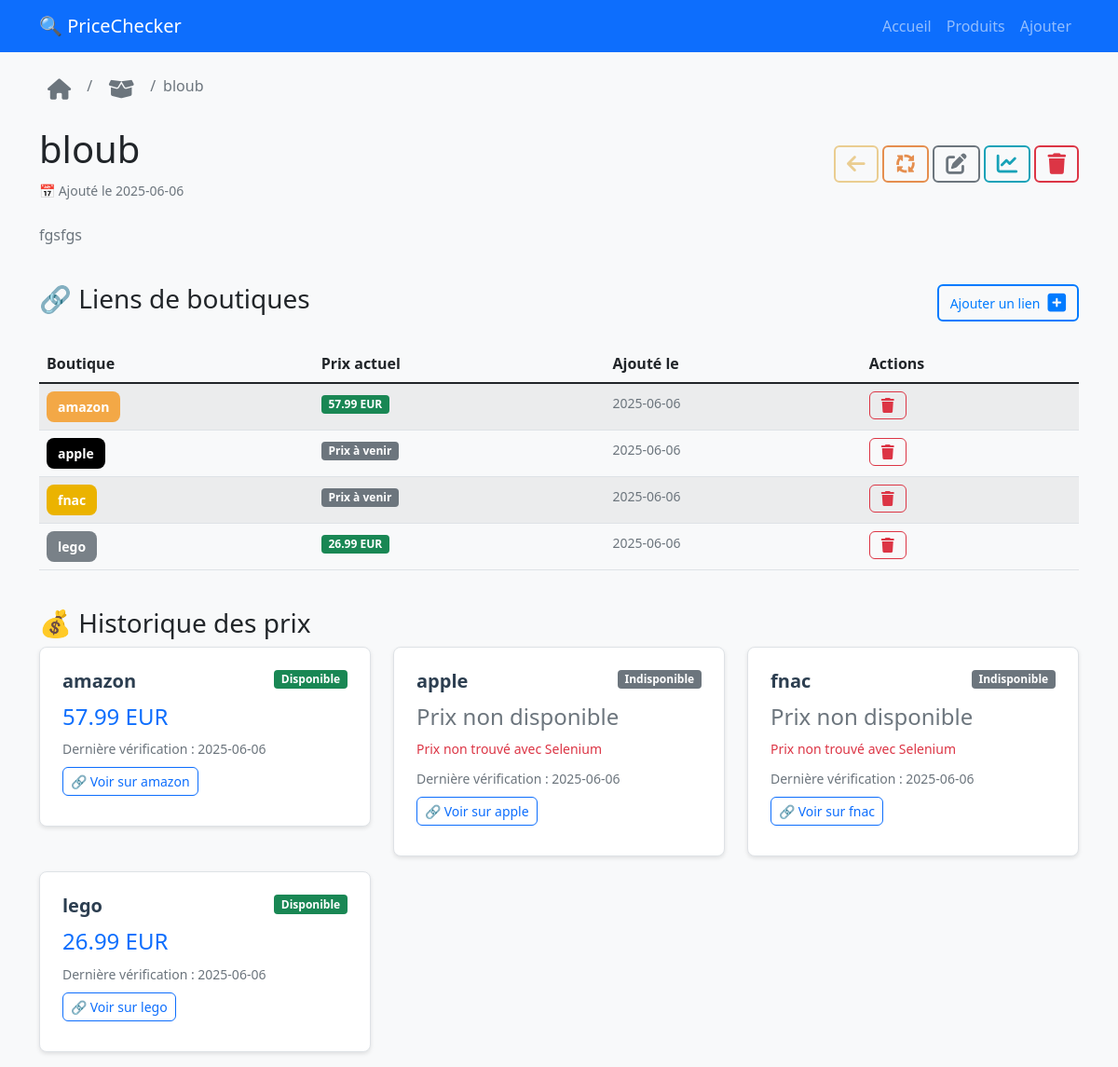
Page /product/9 on the committed database.
### tables this page shows
CREATE TABLE products (
            id INTEGER PRIMARY KEY AUTOINCREMENT,
            name TEXT NOT NULL,
            description TEXT,
            created_at DATETIME DEFAULT CURRENT_TIMESTAMP,
            updated_at DATETIME DEFAULT CURRENT_TIMESTAMP
        );

CREATE TABLE product_links (
            id INTEGER PRIMARY KEY AUTOINCREMENT,
            product_id INTEGER NOT NULL,
            shop_name TEXT NOT NULL,
            url TEXT NOT NULL,
            css_selector TEXT,
            created_at DATETIME DEFAULT CURRENT_TIMESTAMP,
            FOREIGN KEY (product_id) REFERENCES products (id) ON DELETE CASCADE
        );

CREATE TABLE price_history (
            id INTEGER PRIMARY KEY AUTOINCREMENT,
            product_link_id INTEGER NOT NULL,
            price REAL,
            currency TEXT DEFAULT 'EUR',
            is_available BOOLEAN DEFAULT TRUE,
            error_message TEXT,
            scraped_at DATETIME DEFAULT CURRENT_TIMESTAMP,
            FOREIGN KEY (product_link_id) REFERENCES product_links (id) ON DELETE CASCADE
        );

### app/routes.py (the view)
@main.route('/product/<int:product_id>')
def product_detail(product_id):
    try:
        product = get_product_by_id(product_id)
        if not product:
            flash('Produit non trouvé', 'error')
            return redirect(url_for('main.products'))
        prices = get_latest_prices(product_id)
        links = get_product_links(product_id)
        return render_template('product_detail.html',
                             product=product,
                             prices=prices,
                             links=links,
                             get_product_links=get_product_links)
    except Exception as e:
        logger.error(f"Erreur chargement produit {product_id}: {e}")
        flash(f'Erreur lors du chargement: {e}', 'error')
        return redirect(url_for('main.products'))

### database/models.py (called while the page is built)
def get_db_connection():
    try:
        if current_app:
            db_path = current_app.config.get('DATABASE_PATH', 'pricechecker.db')
        else:
            db_path = 'pricechecker.db'
        conn = sqlite3.connect(db_path)
        conn.row_factory = sqlite3.Row
        if hasattr(current_app.config, 'SQLITE_PRAGMAS'):
            for pragma, value in current_app.config.SQLITE_PRAGMAS.items():
                conn.execute(f"PRAGMA {pragma} = {value}")
        return conn
    except Exception as e:
        logger.error(f"Erreur connexion DB: {e}")
        raise

def dict_from_row(row):
    if row is None:
        return None
    return {key: row[key] for key in row.keys()}

def get_product_links(product_id):
    conn = get_db_connection()
    cursor = conn.cursor()
    rows = cursor.execute('''
                          SELECT id, shop_name, url, css_selector, created_at
                          FROM product_links
                          WHERE product_id = ?
                          ORDER BY shop_name
                          ''', (product_id,)).fetchall()
    conn.close()
    return [dict_from_row(row) for row in rows]

def get_product_by_id(product_id):
    conn = get_db_connection()
    cursor = conn.cursor()
    row = cursor.execute(
        'SELECT id, name, description, created_at, updated_at FROM products WHERE id = ?',
        (product_id,)
    ).fetchone()
    conn.close()
    return dict_from_row(row) if row else None

### app/templates/product_detail.html (shortened to what this page needs)
{% extends "base.html" %}
{% block content %}
<nav aria-label="breadcrumb" class="mb-4">
    <ol class="breadcrumb">
        <li class="breadcrumb-item"><a href="{{ url_for('main.index')  }}" class="btn btn-sm" title="Retour à l'accueil"><i class="fas fa-home"></i></a></li>
        <li class="breadcrumb-item"><a href="{{ url_for('main.products') }}" class="btn btn-sm" title="Retour aux produits"><i class="fas fa-box-open"></i></a></li>
        <li class="breadcrumb-item active" aria-current="page">{{ product.name }}</li>
    </ol>
</nav>
<div class="row">
    <div class="col-md-12">
        <div class="d-flex justify-content-between align-items-center mb-4">
    <div>
        <h1>{{ product.name }}</h1>
        <small class="text-muted">
            📅 Ajouté le {{ product.created_at.split(' ')[0] if product.created_at else 'Date inconnue' }}
        </small>
    </div>
    <div>
        <a href="{{ url_for('main.products') }}"
            class="btn btn-action-back btn-sm"
            title="Retour aux produits">
            <i class="fa-solid fa-arrow-left"></i>
        </a>
        <form method="POST" action="{{ url_for('main.quick_scrape_product', product_id=product.id) }}" class="d-inline">
            <button type="submit" class="btn btn-action-scrap btn-sm"
                onclick="this.disabled=true; this.innerHTML='<i class=\'fa-solid fa-arrows-spin\'></i> Scraping...'; this.form.submit();">
                <i class="fa-solid fa-arrows-spin"></i>
            </button>
        </form>
        <a href="{{ url_for('main.edit_product', product_id=product.id) }}"
            class="btn btn-action-edit btn-sm"
            title="Modifier le produit">
            <i class="fas fa-edit"></i>
        </a>
        <a href="{{ url_for('main.price_history', product_id=product.id) }}"
            class="btn btn-action-chart btn-sm"
            title="Historique des prix">
            <i class="fas fa-chart-line"></i>
        </a>
        <button type="button"
            class="btn btn-action-delete btn-sm"
            title="Supprimer le produit"
            onclick="confirmDeleteProduct('{{ product.id }}', '{{ product.name|e }}')">
            <i class="fas fa-trash"></i>
        </button>
    </div>
</div>
        <div class="d-flex justify-content-between align-items-start mb-4">
            <div>
                <p class="text-muted">{{ product.description or 'Aucune description' }}</p>
            </div>
        </div>
        <div class="row mb-4">
            <div class="col-md-12">
                <div class="d-flex justify-content-between align-items-center mb-4">
                <h3>🔗 Liens de boutiques</h3>
                    <div class="d-flex gap-2 justify-content-center action-buttons">
                        <a href="{{ url_for('main.add_product_link_route', product_id=product.id) }}"
                        class="btn btn-action-view btn-sm">
                        Ajouter un lien <i class="fa-solid fa-square-plus"></i>
                        </a>
                    </div>
                </div>
                {% set links = get_product_links(product.id) %}
                {% if links %}
                    <div class="table-responsive">
                        <table class="table table-striped">
                            <thead>
                                <tr>
                                    <th>Boutique</th>
                                    <th>Prix actuel</th>
                                    <th>Ajouté le</th>
                                    <th>Actions</th>
                                </tr>
                            </thead>
                            <tbody>
                                {% for link in links %}
                                <tr>
                                    <td>
                                        {% set shop_slug = link.shop_name|lower|replace(' ', '-')|replace('store', '') %}
                                        {% set shop_class = 'shop-' + shop_slug %}
                                        {% if shop_class not in ['shop-amazon', 'shop-apple', 'shop-fnac', 'shop-cdiscount', 'shop-leclerc'] %}
                                        {% set shop_class = 'shop-default' %}
                                        {% endif %}
                                        <span class="shop-badge {{ shop_class }}">
                                            <a href="{{ link.url }}" target="_blank">
                                                {{ link.shop_name }}
                                            </a>
                                        </span>
                                    </td>
                                    <td>
                                        {% set matching_prices = prices | selectattr('shop_name', 'equalto', link.shop_name) | list %}
                                        {% if matching_prices %}
                                            {% set price = matching_prices[0] %}
                                            {% if price.price %}
                                                <span class="badge bg-success">{{ "%.2f"|format(price.price) }} {{ price.currency }}</span>
                                            {% else %}
                                                <span class="badge bg-secondary">Prix à venir</span>
                                            {% endif %}
                                        {% else %}
                                            <span class="badge bg-secondary">Prix à venir</span>
                                        {% endif %}
                                    </td>
                                    <td>
                                        <small class="text-muted">
                                            {{ link.created_at.split(' ')[0] if link.created_at else 'N/A' }}
                                        </small>
                                    </td>
                                    <td>
                                        <form method="POST"
                                              action="{{ url_for('main.delete_link', product_id=product.id, link_id=link.id) }}"
                                              style="display: inline;"
                                              onsubmit="return confirm('Supprimer ce lien de {{ link.shop_name }} ?');">
                                            <button type="submit" class="btn btn-shop-delete btn-shop" title="Supprimer le lien">
                                                <i class="fas fa-trash"></i>
                                            </button>
                                        </form>
                                    </td>
                                </tr>
                                {% endfor %}
                            </tbody>
                        </table>
                    </div>
                {% else %}
                    <div class="alert alert-info">
                        <h6 class="alert-heading">ℹ️ Aucun lien configuré</h6>
                        <p class="mb-2">Aucun lien de boutique n'a encore été ajouté pour ce produit.</p>
                    </div>
                {% endif %}
            </div>
        </div>
        <div class="row">
            <div class="col-md-12">
                <h3>💰 Historique des prix</h3>
                {% if prices %}
                    <div class="row">
                        {% for price in prices %}
                        <div class="col-md-6 col-lg-4 mb-3">
                            <div class="card">
                                <div class="card-body">
                                    <div class="d-flex justify-content-between align-items-start">
                                        <h5 class="card-title">{{ price.shop_name }}</h5>
                                        {% if price.is_available and price.price %}
                                            <span class="badge bg-success">Disponible</span>
                                        {% else %}
                                            <span class="badge bg-secondary">Indisponible</span>
                                        {% endif %}
                                    </div>
                                    {% if price.price %}
                                        <h4 class="text-primary">{{ "%.2f"|format(price.price) }} {{ price.currency }}</h4>
                                    {% else %}
                                        <h4 class="text-muted">Prix non disponible</h4>
                                    {% endif %}
                                    {% if price.error_message %}
                                        <small class="text-danger">{{ price.error_message }}</small>
                                    {% endif %}
                                    <div class="mt-2">
                                        <small class="text-muted">
                                            Dernière vérification : {{ price.scraped_at.split(' ')[0] if price.scraped_at else 'Jamais' }}
                                        </small>
                                    </div>
                                    {% if price.url %}
                                    <div class="mt-2">
                                        <a href="{{ price.url }}" target="_blank" class="btn btn-sm btn-outline-primary">
                                            🔗 Voir sur {{ price.shop_name }}
                                        </a>
                                    </div>
                                    {% endif %}
                                </div>
                            </div>
                        </div>
                        {% endfor %}
                    </div>
                {% endif %}
            </div>
        </div>
    </div>
</div>
{% endblock %}

### static/css/style.css (style rules this page uses)
.breadcrumb a { text-decoration: none !important; color: #6c757d; transition: color 0.2s ease; }
.btn { border-radius: 6px; transition: all 0.15s ease; font-weight: 500; display: inline-flex !important; align-items: center !important; justify-content: center !important; text-align: center !important; }
.btn i { font-size: 1.6em; }
.btn-sm i { font-size: 1.6em; }
.btn-action-back, .btn-action-chart, .btn-action-delete, .btn-action-edit, .btn-action-scrap, .btn-action-view { background-color: transparent !important; border-width: 2px !important; border-style: solid !important; color: #6c757d !important; display: inline-flex !important; align-items: center !important; justify-content: center !important; transition: all 0.3s ease !important; min-width: 40px !important; min-height: 40px !important; gap: 0.5rem !important; padding: 0.375rem 0.75rem !important; white-space: nowrap !important; }
.btn-action-back { border-color: #eacd91 !important; color: #eacd91 !important; }
.btn-action-chart { border-color: #17a2b8 !important; color: #17a2b8 !important; }
.btn-action-delete { border-color: #dc3545 !important; color: #dc3545 !important; }
.btn-action-edit { border-color: #6c757d !important; color: #6c757d !important; }
.btn-action-scrap { border-color: #e58e4e !important; color: #e58e4e !important; }
.btn-action-view { border-color: #007bff !important; color: #007bff !important; }
.btn-shop i { font-size: 1.0em; }
.btn-shop-delete { background-color: transparent !important; border-width: 1px !important; border-style: solid !important; color: #6c757d !important; display: inline-flex !important; align-items: center !important; justify-content: center !important; transition: all 0.3s ease !important; min-width: 30px !important; min-height: 30px !important; gap: 0.5rem !important; padding: 0.375rem 0.75rem !important; white-space: nowrap !important; }
.btn-shop-delete { border-color: #dc3545 !important; color: #dc3545 !important; }
.card { box-shadow: 0 2px 4px rgba(0,0,0,0.1); transition: all 0.2s ease; border: 1px solid #dee2e6; border-radius: 8px; animation: fadeInUp 0.4s ease-out; }
.card .btn { margin-right: 0.5rem; margin-bottom: 0.5rem; }
.card:nth-child(1) { animation-delay: 0.05s; }
.card-body { padding: 1.5rem; }
.card-title { color: #2c3e50; font-weight: 600; margin-bottom: 0.75rem; }
.shop-amazon { background-color: rgb(243, 168, 70) !important; }
.shop-apple { background-color: rgb(0, 0, 0) !important; }
.shop-badge { display: inline-block; padding: 0.375rem 0.75rem; border-radius: 0.5rem; font-weight: 600; color: white !important; text-decoration: none; font-size: 0.875rem; }
.shop-badge a { text-decoration: none !important; color: inherit !important; transition: opacity 0.2s ease; }
.shop-default { background-color: rgba(108, 117, 125, 0.9) !important; }
.shop-fnac { background-color: rgb(235, 179, 0) !important; }

### rows in the picture
products: name "bloub", created_at "2025-06-06", description "fgsfgs"
product_links: shop_name "amazon", created_at "2025-06-06", shop_name "amazon", shop_name "amazon"
price_history: price "57.99", currency "EUR", price "57.99", currency "EUR", scraped_at "2025-06-06"
product_links: shop_name "apple", shows "Prix à venir", created_at "2025-06-06", shop_name "apple", shop_name "apple"
product_links: shop_name "fnac", shows "Prix à venir", created_at "2025-06-06", shop_name "fnac", shop_name "fnac"
product_links: shop_name "lego", created_at "2025-06-06", shop_name "lego", shop_name "lego"
price_history: price "26.99", currency "EUR", price "26.99", currency "EUR", scraped_at "2025-06-06"
price_history: error_message "Prix non trouvé avec Selenium", scraped_at "2025-06-06"
price_history: error_message "Prix non trouvé avec Selenium", scraped_at "2025-06-06"
